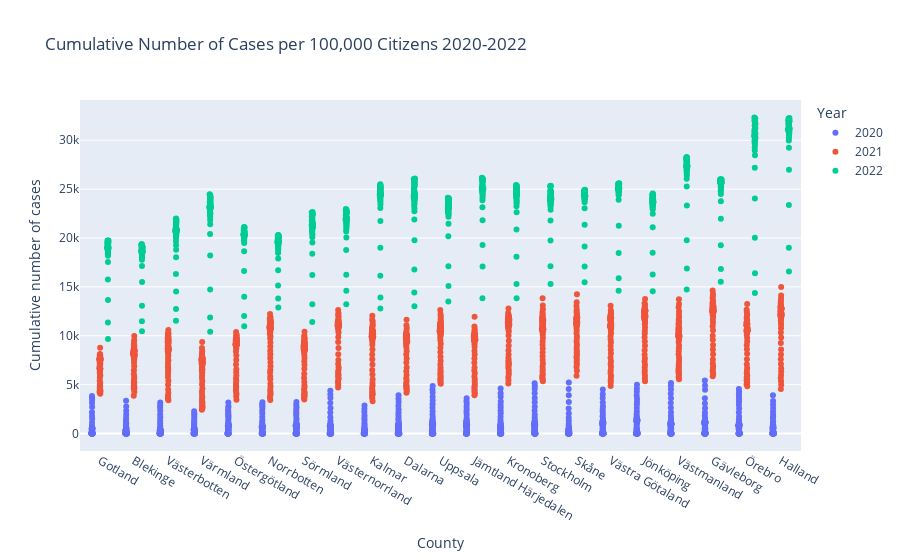

The notebook cell saved with this chart:
### Markdown cell above
A hypothesis is that we find a higher number of cases in the counties with the larger cities such as Stockholm, Västra Götaland (Gothenburg) and Skåne (Malmö). This because the interaction between people a higher in the bigger cities compared to the countryside.

### Code cell
weekly_data_county = pd.read_excel("Data/Folkhalsomyndigheten_Covid19.xlsx", sheet_name="Veckodata Region")

fig = px.strip(
    data_frame=weekly_data_county,
    y='Kum_fall_100000inv', 
    x='Region', 
    hover_name='Region',
    hover_data=['år','veckonummer'], 
    color="år", 
    title='Cumulative Number of Cases per 100,000 Citizens 2020-2022',
    labels={
        'Kum_fall_100000inv': 'Cumulative number of cases',
        'Region': 'County',
        'år': 'Year',
        'veckonummer': 'Week'
    }
)
fig.update_xaxes(categoryorder='total ascending')
fig.write_html("Visualizations/cumulative_number_of_cases.html")
fig.show()

### Figure 1 — Plotly figure (JSON) as saved in the notebook; plotly's stock layout.template omitted (floating-point values rounded to 4 significant figures; data arrays with more than 128 entries replaced by an {"elided": "..."} marker saying what was removed)
{"data": [{"alignmentgroup": "True", "boxpoints": "all", "customdata": {"elided": "1113x2 int values"}, "fillcolor": "rgba(255,255,255,0)", "hoveron": "points", "hovertemplate": "<b>%{hovertext}</b><br><br>Year=%{customdata[0]}<br>County=%{x}<br>Cumulative number of cases=%{y}<br>Week=%{customdata[1]}<extra></extra>", "hovertext": {"elided": "1113 str values"}, "legendgroup": "2020", "line": {"color": "rgba(255,255,255,0)"}, "marker": {"color": "#636efa"}, "name": "2020", "offsetgroup": "2020", "orientation": "v", "pointpos": 0, "showlegend": true, "type": "box", "x": {"elided": "1113 str values"}, "x0": " ", "xaxis": "x", "y": {"elided": "1113 int values"}, "y0": " ", "yaxis": "y"}, {"alignmentgroup": "True", "boxpoints": "all", "customdata": {"elided": "1092x2 int values"}, "fillcolor": "rgba(255,255,255,0)", "hoveron": "points", "hovertemplate": "<b>%{hovertext}</b><br><br>Year=%{customdata[0]}<br>County=%{x}<br>Cumulative number of cases=%{y}<br>Week=%{customdata[1]}<extra></extra>", "hovertext": {"elided": "1092 str values"}, "legendgroup": "2021", "line": {"color": "rgba(255,255,255,0)"}, "marker": {"color": "#EF553B"}, "name": "2021", "offsetgroup": "2021", "orientation": "v", "pointpos": 0, "showlegend": true, "type": "box", "x": {"elided": "1092 str values"}, "x0": " ", "xaxis": "x", "y": {"elided": "1092 int values"}, "y0": " ", "yaxis": "y"}, {"alignmentgroup": "True", "boxpoints": "all", "customdata": {"elided": "882x2 int values"}, "fillcolor": "rgba(255,255,255,0)", "hoveron": "points", "hovertemplate": "<b>%{hovertext}</b><br><br>Year=%{customdata[0]}<br>County=%{x}<br>Cumulative number of cases=%{y}<br>Week=%{customdata[1]}<extra></extra>", "hovertext": {"elided": "882 str values"}, "legendgroup": "2022", "line": {"color": "rgba(255,255,255,0)"}, "marker": {"color": "#00cc96"}, "name": "2022", "offsetgroup": "2022", "orientation": "v", "pointpos": 0, "showlegend": true, "type": "box", "x": {"elided": "882 str values"}, "x0": " ", "xaxis": "x", "y": {"elided": "882 int values"}, "y0": " ", "yaxis": "y"}], "layout": {"boxmode": "group", "legend": {"title": {"text": "Year"}, "tracegroupgap": 0}, "title": {"text": "Cumulative Number of Cases per 100,000 Citizens 2020-2022"}, "xaxis": {"anchor": "y", "categoryorder": "total ascending", "domain": [0, 1], "title": {"text": "County"}}, "yaxis": {"anchor": "x", "domain": [0, 1], "title": {"text": "Cumulative number of cases"}}}}
